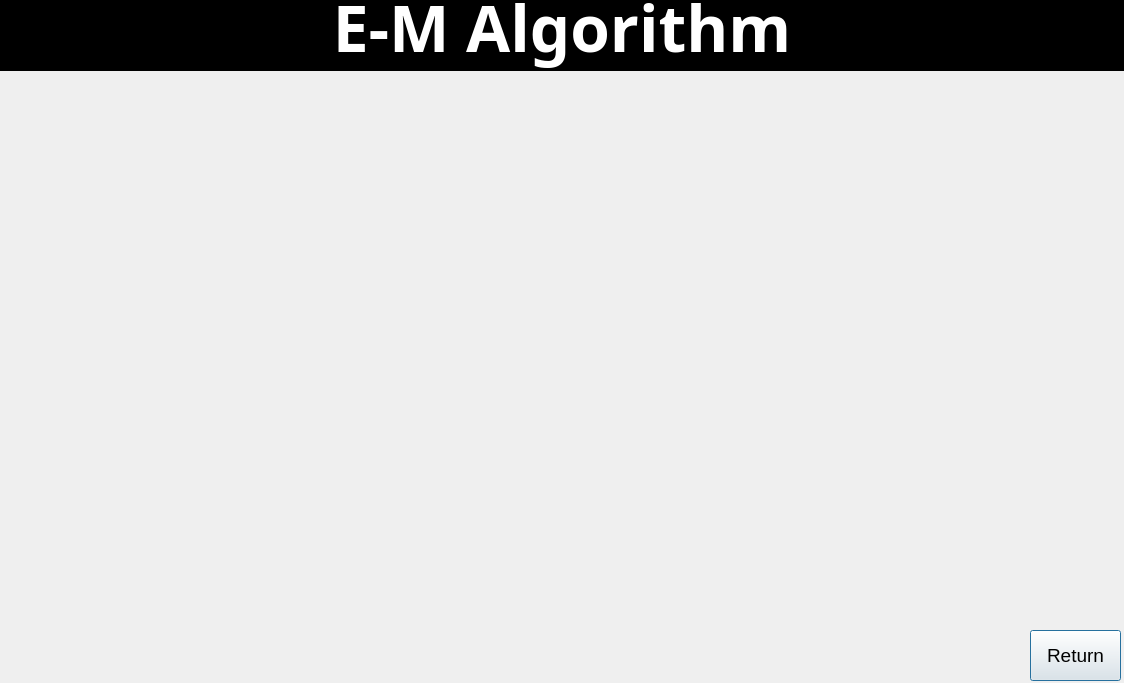
<?xml version="1.0" encoding="UTF-8"?>
<ui version="4.0">
 <class>DialogEM</class>
 <widget class="QDialog" name="DialogEM">
  <property name="geometry">
   <rect>
    <x>0</x>
    <y>0</y>
    <width>1124</width>
    <height>683</height>
   </rect>
  </property>
  <property name="font">
   <font>
    <family>Arial</family>
    <pointsize>14</pointsize>
    <weight>50</weight>
    <bold>false</bold>
   </font>
  </property>
  <property name="windowTitle">
   <string>Dialog</string>
  </property>
  <widget class="QLabel" name="label_EM">
   <property name="geometry">
    <rect>
     <x>0</x>
     <y>0</y>
     <width>1124</width>
     <height>71</height>
    </rect>
   </property>
   <property name="font">
    <font>
     <family>Agency FB</family>
     <pointsize>48</pointsize>
     <weight>75</weight>
     <bold>true</bold>
    </font>
   </property>
   <property name="mouseTracking">
    <bool>false</bool>
   </property>
   <property name="layoutDirection">
    <enum>Qt::LeftToRight</enum>
   </property>
   <property name="autoFillBackground">
    <bool>false</bool>
   </property>
   <property name="styleSheet">
    <string notr="true">background-color: rgb(0, 0, 0);
color: rgb(255, 255, 255);</string>
   </property>
   <property name="frameShadow">
    <enum>QFrame::Raised</enum>
   </property>
   <property name="text">
    <string>E-M Algorithm</string>
   </property>
   <property name="alignment">
    <set>Qt::AlignBottom|Qt::AlignHCenter</set>
   </property>
  </widget>
  <widget class="QPushButton" name="em_return">
   <property name="geometry">
    <rect>
     <x>1030</x>
     <y>630</y>
     <width>91</width>
     <height>51</height>
    </rect>
   </property>
   <property name="text">
    <string>Return</string>
   </property>
  </widget>
 </widget>
 <resources/>
 <connections/>
</ui>
